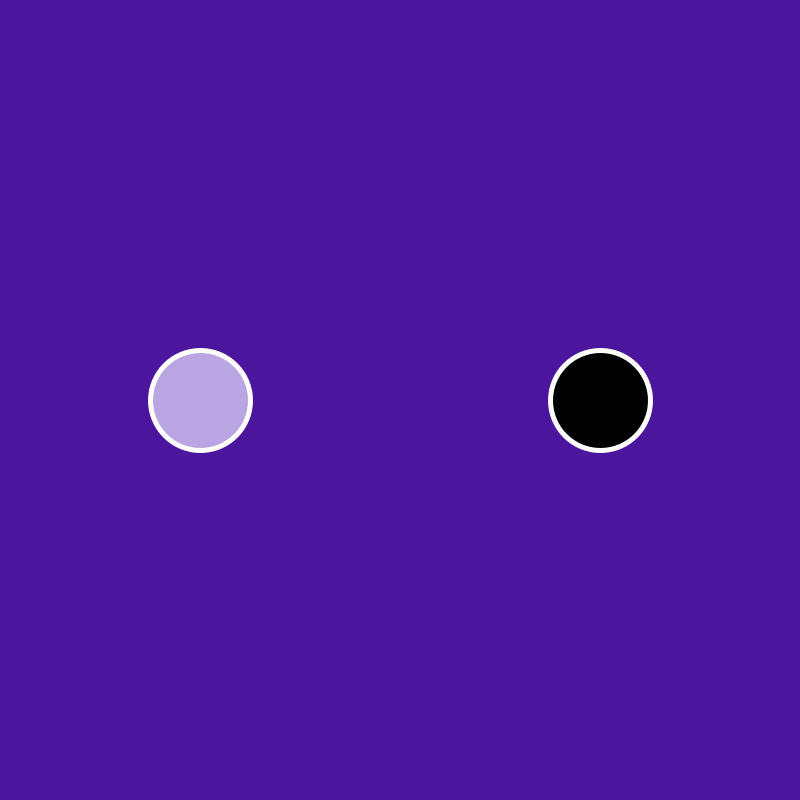
Frame 1 (no input)
Frame 60 (the mouse pressed at the canvas centre just before this capture): identical to frame 1, image omitted
Frame 120 (the mouse held since frame 60 and released just before this capture): identical to frame 1, image omitted

The Processing sketch that drew this single still picture (run headless with seeded random() and noise(); from frame 60 on, the mouse is pressed at the canvas centre):

// Processing sketch: unit5_1
// ── unit5_1.pde
// Start variables() ==============================================================================================
color purple   = #4c159d;
color lavender = #b9a5e2;
color black    = #000000;
color white    = #ffffff;

float x1, y1; // P1 Position.
float x2, y2; // P2 Position.
float d; // Diameter.

boolean aKey, dKey, wKey, sKey; // P1 operations.
boolean leftKey, rightKey, upKey, downKey; // P2 operations.
// End variables() ================================================================================================

void setup() { // Start setup() ===================================================================================
  size(800, 800);

  x1 = width*0.25;
  y1 = height/2;
  x2 = width*0.75;
  y2 = height/2;
  d  = 100;
} // End setup() ==================================================================================================

void draw() { // Start draw() =====================================================================================
  background(purple);

  strokeWeight(5);
  stroke(white);

  if (x1 > 0)      if (aKey) x1     -= 8;
  if (x1 < width)  if (dKey) x1     += 8;
  if (y1 > 0)      if (wKey) y1     -= 8;
  if (y1 < height) if (sKey) y1     += 8;

  if (x2 > 0)      if (leftKey) x2  -= 8;
  if (x2 < width)  if (rightKey) x2 += 8;
  if (y2 > 0)      if (upKey) y2    -= 8;
  if (y2 < height) if (downKey) y2  += 8;

  fill(lavender);
  circle(x1, y1, d);

  fill(black);
  circle(x2, y2, d);
} // End draw() ===================================================================================================

void keyPressed() { // Start keyPressed() =========================================================================
  if (key == 'a') aKey           = true;
  if (key == 'd') dKey           = true;
  if (key == 'w') wKey           = true;
  if (key == 's') sKey           = true;

  if (keyCode == LEFT) leftKey   = true;
  if (keyCode == RIGHT) rightKey = true;
  if (keyCode == UP) upKey       = true;
  if (keyCode == DOWN) downKey   = true;
} // End keyPressed() =============================================================================================

void keyReleased() { // Start keyReleased() =======================================================================
  if (key == 'a') aKey           = false;
  if (key == 'd') dKey           = false;
  if (key == 'w') wKey           = false;
  if (key == 's') sKey           = false;

  if (keyCode == LEFT) leftKey   = false;
  if (keyCode == RIGHT) rightKey = false;
  if (keyCode == UP) upKey       = false;
  if (keyCode == DOWN) downKey   = false;
} // End keyReleased() ============================================================================================
